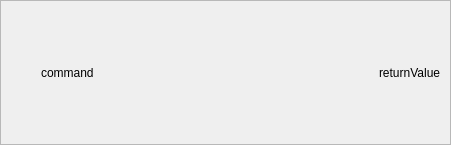
<?xml version="1.0" encoding="UTF-8"?>
<ui version="4.0">
 <class>CommandPart</class>
 <widget class="QWidget" name="CommandPart">
  <property name="geometry">
   <rect>
    <x>0</x>
    <y>0</y>
    <width>451</width>
    <height>145</height>
   </rect>
  </property>
  <property name="windowTitle">
   <string>Form</string>
  </property>
  <layout class="QVBoxLayout" name="verticalLayout">
   <property name="leftMargin">
    <number>0</number>
   </property>
   <property name="topMargin">
    <number>0</number>
   </property>
   <property name="rightMargin">
    <number>0</number>
   </property>
   <property name="bottomMargin">
    <number>0</number>
   </property>
   <item>
    <widget class="QFrame" name="frame">
     <property name="frameShape">
      <enum>QFrame::StyledPanel</enum>
     </property>
     <property name="frameShadow">
      <enum>QFrame::Raised</enum>
     </property>
     <layout class="QVBoxLayout" name="verticalLayout_2">
      <property name="spacing">
       <number>0</number>
      </property>
      <property name="leftMargin">
       <number>0</number>
      </property>
      <property name="topMargin">
       <number>0</number>
      </property>
      <property name="rightMargin">
       <number>0</number>
      </property>
      <property name="bottomMargin">
       <number>0</number>
      </property>
      <item>
       <layout class="QHBoxLayout" name="horizontalLayout">
        <property name="leftMargin">
         <number>0</number>
        </property>
        <property name="topMargin">
         <number>0</number>
        </property>
        <property name="rightMargin">
         <number>9</number>
        </property>
        <property name="bottomMargin">
         <number>0</number>
        </property>
        <item>
         <widget class="QPushButton" name="expandButton">
          <property name="sizePolicy">
           <sizepolicy hsizetype="Preferred" vsizetype="Preferred">
            <horstretch>0</horstretch>
            <verstretch>0</verstretch>
           </sizepolicy>
          </property>
          <property name="text">
           <string/>
          </property>
          <property name="icon">
           <iconset theme="go-up">
            <normaloff>.</normaloff>.</iconset>
          </property>
          <property name="flat">
           <bool>true</bool>
          </property>
         </widget>
        </item>
        <item>
         <widget class="QLabel" name="commandLabel">
          <property name="sizePolicy">
           <sizepolicy hsizetype="Expanding" vsizetype="Preferred">
            <horstretch>0</horstretch>
            <verstretch>0</verstretch>
           </sizepolicy>
          </property>
          <property name="text">
           <string>command</string>
          </property>
          <property name="margin">
           <number>9</number>
          </property>
         </widget>
        </item>
        <item>
         <widget class="QLabel" name="returnValue">
          <property name="text">
           <string>returnValue</string>
          </property>
         </widget>
        </item>
        <item>
         <widget class="tCircularSpinner" name="workingSpinner" native="true">
          <property name="maximumSize">
           <size>
            <width>16</width>
            <height>16777215</height>
           </size>
          </property>
         </widget>
        </item>
       </layout>
      </item>
     </layout>
    </widget>
   </item>
  </layout>
 </widget>
 <customwidgets>
  <customwidget>
   <class>tCircularSpinner</class>
   <extends>QWidget</extends>
   <header location="global">tcircularspinner.h</header>
   <container>1</container>
  </customwidget>
 </customwidgets>
 <resources/>
 <connections/>
</ui>
